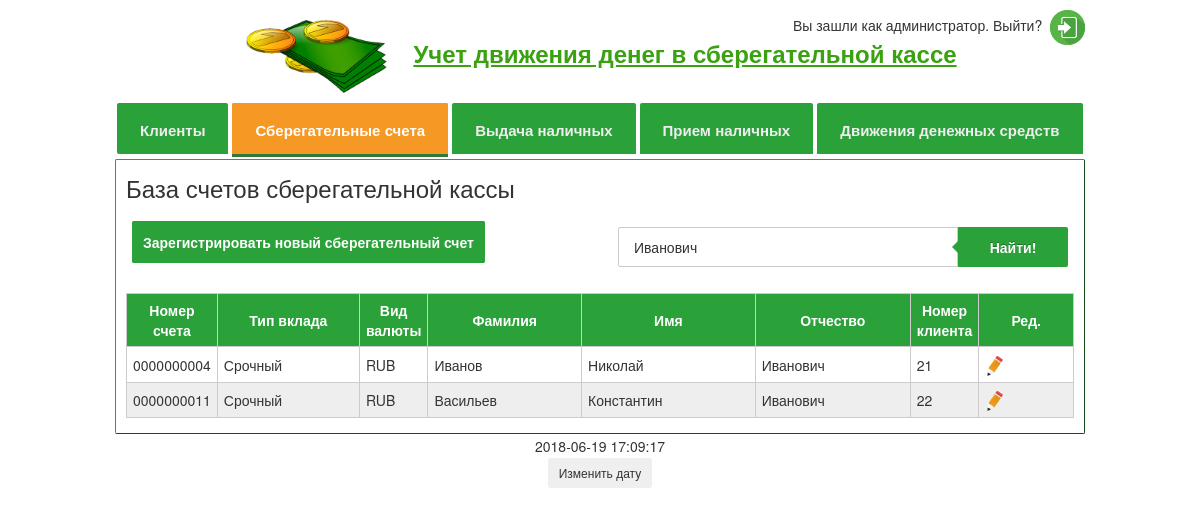
/savingsaccount.php?line=Иванович (signed in), run on the app's committed database.
### tables this page shows
CREATE TABLE IF NOT EXISTS `savingsaccount` (
  `id` int(10) unsigned NOT NULL AUTO_INCREMENT,
  `idclient` int(11) NOT NULL,
  `deposittype` varchar(255) NOT NULL,
  `moneytype` varchar(255) NOT NULL,
  PRIMARY KEY (`id`)
);

CREATE TABLE IF NOT EXISTS `clients` (
  `id` int(10) unsigned NOT NULL AUTO_INCREMENT,
  `surname` varchar(255) NOT NULL,
  `name` varchar(255) NOT NULL,
  `patronymic` varchar(255) NOT NULL,
  `floor` varchar(255) NOT NULL,
  `birthdate` date NOT NULL,
  `passportdata` text NOT NULL,
  `addressdata` text NOT NULL,
  `contactphone` varchar(255) NOT NULL,
  PRIMARY KEY (`id`)
);

### savingsaccount.php (the view, shortened to what this page needs)
<?php
	if ($_SESSION["login"] == "admin")
	{
		require_once "parts/header.php";
		echo '<div id="article" class="center_screen">';
		if (is_numeric($_GET["page"]))
		{
			echo '<h3>Редактирование сберегательного счета</h3>';
			$query     = "SELECT * FROM `savingsaccount` WHERE `id` =" . $_GET["page"];
			$query_run = mysql_query($query);
			$cont_rows = mysql_num_rows($query_run);
			if ($cont_rows > 0)
			{
				$rows = mysql_fetch_array($query_run);
				echo '<div class="spoiler">';
				echo '	<div class="title"><h3 class="title_h3"><p>Виды банковских вкладов:</p></div>';
				echo '	<div class="contents">';
				echo '		<p><strong>Вклад до востребования.</strong> По такому договору кредитная организация обязуется вернуть вложенные денежные средства в любое время по первому требованию клиента. Поскольку банк не принимает вклад на определенный период, то ставка по такому депозиту минимальная – в среднем не более 0,1-1%.</p>';
				echo '		<p><strong>Срочный вклад.</strong> Такие вклады размещаются на определенный срок, указанный в договоре. Чаще всего встречаются депозиты на один, три, шесть месяцев или один год. Для того чтобы получить полную процентную ставку необходимо продержать деньги в депозите в течение всего срока действия соглашения. В ином случае банк вернет вклад, но с существенно сниженным процентом – как правило, на уровне ставки по вкладам до востребования.</p>';
				echo '		<p><strong>Кредит</strong> — это система экономических отношений в связи с передачей от одного собственника другому во временное пользование ценностей в любой форме (товарной, денежной, нематериальной) на условиях возвратности, срочности, платности.</p>';
				echo '  </div>';
				echo ' </div>';
				echo '<div class="login-block">';
				echo '<form name="addclients" action="savingsaccount" method="post">';
				echo '	<table id="input_table">';
				echo '		<tr>';
				echo '			<td valign="baseline"><input required name="id" type="hidden" value="' . $rows['id'] . '" placeholder=""></td>';
				echo '		</tr>';
				echo '		<tr>';
				echo '			<td valign="baseline"><input required name="idclient" type="hidden" value="' . $rows['idclient'] . '" placeholder=""></td>';
				echo '		</tr>';
				echo '		<tr>';
				echo '			<td valign="baseline"><p>Клиент: </p></td>';
				echo '			<td valign="baseline"><select id="getit" onchange="checkit();" required name="idclient" type="text">';
				$query = "SELECT
									`clients`.`id`,
									`clients`.`surname`,
									`clients`.`name`,
									`clients`.`patronymic`,
									`savingsaccount`.`id`,
									`savingsaccount`.`idclient`,
									`savingsaccount`.`deposittype`,
									`savingsaccount`.`moneytype`
						FROM  `clients`
						INNER JOIN  `savingsaccount` ON  `clients`.`id` =  `savingsaccount`.`idclient`
						WHERE  `savingsaccount`.`idclient` =" . $rows["idclient"] . " AND `savingsaccount`.`id` =" . $_GET["page"];
				$query_run = mysql_query($query);
				$count_row = mysql_num_rows($query_run);
				if ($count_row <= 0)
				{
					echo '<option class="placeholder" disabled value=""><span class="temp_color">Сберегательные счета не найдены</span></option>';
				}
				else
				{
					?>
						<script type="text/javascript">
							var arrclientsid = [];
							var arrclientssurname = [];
							var arrclientsname = [];
							var arrclientspatronymic = [];
							var arrclientsfloor = [];
							var arrclientsbirthdate = [];
							var arrclientspassportdata = [];
							var arrclientsaddressdata = [];
							var arrclientscontactphone = [];
						</script>
					<?php
					for ($i = 0; $i < $count_row; $i++)
					{
						$row = mysql_fetch_array($query_run);
						?>
							<script type="text/javascript">
								arrclientsid.push(<?php           echo $row["id"];           ?>);
								arrclientssurname.push(<?php      echo $row["surnam"];       ?>);
								arrclientsname.push(<?php         echo $row["name"];         ?>);
								arrclientspatronymic.push(<?php   echo $row["patronymic"];   ?>);
								arrclientsfloor.push(<?php        echo $row["floor"];        ?>);
								arrclientsbirthdate.push(<?php    echo $row["birthdate"];    ?>);
								arrclientspassportdata.push(<?php echo $row["passportdata"]; ?>);
								arrclientsaddressdata.push(<?php  echo $row["addressdata"];  ?>);
								arrclientscontactphone.push(<?php echo $row["contactphone"];?>);
							</script>
						<?php
						echo '<option name = "idclient" value="' . $row["id"] . '">' . $row["surname"] . ' ' . $row["name"] . ' ' . $row["patronymic"] . '</option>';
					}
				}
				echo '	</select></td>';
				echo '		</tr>';
				echo '		<tr>';
				echo '			<td valign="baseline"><p>Тип вклада: </p></td>';
				if ($rows["deposittype"] == "До востребования")
					echo '		<td valign="baseline"><select required name="deposittype" type="text"><option class="placeholder" disabled value=""><span class="temp_color">Выберите тип вклада</span></option><option selected>До востребования</option><option>Срочный</option><option>Простой кредит</option></select></td>';
				if ($rows["deposittype"] == "Срочный")
					echo '		<td valign="baseline"><select required name="deposittype" type="text"><option class="placeholder" disabled value=""><span class="temp_color">Выберите тип вклада</span></option><option>До востребования</option><option selected>Срочный</option><option>Простой кредит</option></select></td>';
				if ($rows["deposittype"] == "Простой кредит")
					echo '		<td valign="baseline"><select required name="deposittype" type="text"><option class="placeholder" disabled value=""><span class="temp_color">Выберите тип вклада</span></option><option>До востребования</option><option>Срочный</option><option selected>Простой кредит</option></select></td>';
				echo '		</tr>';
				echo '		<tr>';
				echo '			<td valign="baseline"><p>Вид валюты: </p></td>';
				if ($rows["moneytype"] == "RUB")
					echo '		<td valign="baseline"><select required name="moneytype" type="text"><option class="placeholder" disabled value="' . $rows["moneytype"] . '"><span class="temp_color">Выберите вид валюты</span></option><option selected>RUB</option><option>EUR</option><option>USD</option></select></td>';
				if ($rows["moneytype"] == "EUR")
					echo '		<td valign="baseline"><select required name="moneytype" type="text"><option class="placeholder" disabled value="' . $rows["moneytype"] . '"><span class="temp_color">Выберите вид валюты</span></option><option>RUB</option><option selected>EUR</option><option>USD</option></select></td>';
				if ($rows["moneytype"] == "USD")
					echo '		<td valign="baseline"><select required name="moneytype" type="text"><option class="placeholder" disabled value="' . $rows["moneytype"] . '"><span class="temp_color">Выберите вид валюты</span></option><option>RUB</option><option>EUR</option><option selected>USD</option></select></td>';
				echo '		</tr>';
				echo '		<tr>';
				echo '			<td valign="baseline"><p>Пол: </p></td>';
				echo '			<td valign="baseline"><input id="somethingfloor" disabled required name="floor" type="text" value="" placeholder="Не выбрано"></td>';
				echo '		</tr>';
				echo '		<tr>';
				echo '			<td valign="baseline"><p>Дата рождения: </p></td>';
				echo '			<td valign="baseline"><input id="somethingbirthdate" disabled required name="datepicker" id="datepicker" type="text" value="" placeholder="Не выбрано"></td>';
				echo '		</tr>';
				echo '		<tr>';
				echo '			<td valign="baseline"><p>Паспортные данные: </p></td>';
				echo '			<td valign="baseline"><textarea id="somethingpassportdata" disabled required name="passportdata" class="textarea-field" placeholder="Не выбрано"></textarea></td>';
				echo '		</tr>';
				echo '		<tr>';
				echo '			<td valign="baseline"><p>Адрес регистрации: </p></td>';
				echo '			<td valign="baseline"><textarea id="somethingaddressdata" disabled required  name="addressdata" class="textarea-field" placeholder="Не выбрано"></textarea></td>';
				echo '		</tr>';
				echo '		<tr>';
				echo '			<td valign="baseline"><p>Контактный телефон: </p></td>';
				echo '			<td valign="baseline"><input id="somethingcontactphone" disabled required name="contactphone" type="text" value="" placeholder="Не выбрано"></td>';
				echo '		</tr>';
				echo '	</table>';
				echo '		<button name="send_update">Сохранить изменения</button>';
				echo '</form>';
				echo '</div>';
				$query     = "SELECT * FROM `clients` WHERE `id` =" . $row["idclient"];
				$query_run = mysql_query($query);
				$row       = mysql_fetch_array($query_run);
				?>
					<script type="text/javascript">
						strUser = '<?php                   echo $row["id"];           ?>';
						arrclientsfloor[0] = '<?php        echo $row["floor"];        ?>';
						arrclientsbirthdate[0] = '<?php    echo $row["birthdate"];    ?>';
						arrclientspassportdata[0] = '<?php echo $row["passportdata"]; ?>';
						arrclientsaddressdata[0] = '<?php  echo $row["addressdata"];  ?>';
						arrclientscontactphone[0] = '<?php echo $row["contactphone"]; ?>';
						var input = document.getElementById('somethingfloor');
						input.value = arrclientsfloor[0];
						var input = document.getElementById('somethingbirthdate');
						input.value = arrclientsbirthdate[0];
						var input = document.getElementById('somethingpassportdata');
						input.value = arrclientspassportdata[0];
						var input = document.getElementById('somethingaddressdata');
						input.value = arrclientsaddressdata[0];
						var input = document.getElementById('somethingcontactphone');
						input.value = arrclientscontactphone[0];
					</script>
				<?php
			}
			else
			{
				echo '<h3>Ошибка</h3>';
				echo '<p>Сберегательный счет с таким номером не найден</p>';
			}
		}
		else
		{
			echo '<h3>База счетов сберегательной кассы</h3>';
			$val = mysql_query("SELECT 1 FROM `savingsaccount` LIMIT 1");
			if ($val !== FALSE)
			{
				echo '<table style="width: 100%" id="input_table">';
				echo '	<tr>';
				echo '		<td style="width: 50%; text-align: left;">';
				echo '			<p><a href="savingsaccount?page=add" class="knopka">Зарегистрировать новый сберегательный счет</a></p>';
				echo '		</td>';
				echo '		<td style="width: 50%; text-align: right;">';
				echo '			<form class="form-wrapper cf" name="searchform" action="savingsaccount" method="get">';
				echo '				<input name="line" type="text" placeholder="Введите запрос..." value="' . $_GET['line'] . '">';
				echo '				<button type="submit" value="">Найти!</button>';
				echo '			</form>';
				echo '		</td>';
				echo '	</tr>';
				echo '</table>';
				$query     = "SELECT * FROM  `savingsaccount`";
				$query_run = mysql_query($query);
				$count_row = mysql_num_rows($query_run);
				if ($count_row <= 0)
				{
					echo '<br><p>В системе не зарегистрировано ни одного сберегательного счета.</p>';
				}
				else
				{
					if (isset($_GET["line"]) && !empty($_GET["line"]))
					{
						echo '<br>';
						$query     = "SELECT
													`clients`.`surname`,
													`clients`.`name`,
													`clients`.`patronymic`,
													`savingsaccount`.`id`,
													`savingsaccount`.`idclient`,
													`savingsaccount`.`deposittype`,
													`savingsaccount`.`moneytype`
												  FROM  `clients`
												  INNER JOIN  `savingsaccount`
													ON  `clients`.`id` =  `savingsaccount`.`idclient`
													WHERE
														 CONCAT(`surname`, ' ', `name`, ' ', `patronymic`) LIKE '%" . $_GET['line'] . "%'
														 OR CONCAT(`surname`, ' ', `patronymic`, ' ', `name`) LIKE '%" . $_GET['line'] . "%'
														 OR CONCAT(`name`, ' ', `surname`, ' ', `patronymic`) LIKE '%" . $_GET['line'] . "%'
														 OR CONCAT(`name`, ' ', `patronymic`, ' ', `surname`) LIKE '%" . $_GET['line'] . "%'
														 OR CONCAT(`patronymic`, ' ', `surname`, ' ', `name`) LIKE '%" . $_GET['line'] . "%'
														 OR CONCAT(`patronymic`, ' ', `name`, ' ', `surname`) LIKE '%" . $_GET['line'] . "%'
														 OR `idclient` LIKE '%" . $_GET['line'] . "%'
														 OR `deposittype` LIKE '%" . $_GET['line'] . "%'
														 OR `moneytype` LIKE '%" . $_GET['line'] . "%'
														";
						$query_run = mysql_query($query);
						$count_row = mysql_num_rows($query_run);
						if ($count_row > 0)
						{
							echo '<table>';
							echo '<tr>';
							echo '	<th width="4%">Номер счета</th>';
							echo '	<th width="15%">Тип вклада</th>';
							echo '	<th width="4%">Вид валюты</th>';
							echo '	<th>Фамилия</th>';
							echo '	<th>Имя</th>';
							echo '	<th>Отчество</th>';
							echo '	<th width="4%">Номер клиента</th>';
							echo '	<th width="10%">Ред.</th>';
							echo '</tr>';
							for ($i = 0; $i < $count_row; $i++)
							{
								$row = mysql_fetch_array($query_run);
								echo '<tr>';
								echo '	<td>' . str_pad($row["id"], 10, "0", STR_PAD_LEFT) . '</td>';
								echo '	<td>' . $row["deposittype"] . '</td>';
								echo '	<td>' . $row["moneytype"] . '</td>';
								echo '	<td>' . $row["surname"] . '</td>';
								echo '	<td>' . $row["name"] . '</td>';
								echo '	<td>' . $row["patronymic"] . '</td>';
								echo '	<td>' . $row["idclient"] . '</td>';
								echo '	<td><a href="savingsaccount?page=' . $row["id"] . '"><img src="images/edit.png" alt="" style="width:20px;height:20px;"></a></td>';
								echo '</tr>';
							}
						}
						else
						{
							echo '<p>По вашему запросу ничего не найдено</p>';
						}
						echo '</table>';
					}
				}
			}
		}
		echo '</div>';
		require_once "parts/footer.php";
	}
	else
	{
		?>
			<script type="text/javascript">
				location.href = "authentication";
			</script>
		<?php
	}
?>

### styles/main.css (style rules this page uses)
h3 { margin: 0; padding: 0; padding-bottom: 20px; }
.cf:before, .cf:after { content: ""; display: table; }
.cf:after { clear: both; }
.cf { zoom: 1; }
.form-wrapper { width: 100%; -moz-border-radius: 2px; -webkit-border-radius: 2px; border-radius: 2px; }
.form-wrapper input { width: 340px; height: 40px; right: 0px; margin-left: 12px; padding: 10px 15px; text-align: left; float: left; font: bold 20px; border: 0; background: #ffffff; -moz-border-radius: 2px 0 0 2px; -webkit-border-radius: 2px 0 0 2px; border-radius: 2px 0 0 2px; border: 1px solid #ccc; }
.form-wrapper button { overflow: visible; position: relative; float: right; border: 0; padding: 0; cursor: pointer; height: 40px; width: 110px; font-weight: bold; color: #ffffff; background: #2aa139; -moz-border-radius: 0 3px 3px 0; -webkit-border-radius: 0 3px 3px 0; border-radius: 0 2px 2px 0; text-shadow: 0 -1px 0 rgba(0, 0 ,0, .3); }
.form-wrapper button:before { content: ''; position: absolute; border-width: 8px 8px 8px 0; border-style: solid solid solid none; border-color: transparent #2aa139 transparent; top: 12px; left: -6px; }
#input_table tr td { border: 0px solid #ccc; background: #ffffff; }
#article table { width: 100%; border-collapse: collapse; }
#article tr:nth-of-type(2n+1) { background: #eee; }
#article th { background: #2aa139; color: #ffffff; font-weight: bold; padding: 6px; border: 1px solid #ccc; text-align: center; }
#article td { padding: 6px; padding-left: 6px; border: 1px solid #ccc; text-align: left; }
.center_screen { margin: auto; }
a.knopka { color: #ffffff; text-decoration: none; user-select: none; background: #2aa139; padding: 10px 10px 10px 10px; outline: none; width: 100%; height: 40px; background: #2aa139; box-sizing: border-box; border-radius: 2px; border: 1px solid #2aa139; color: #ffffff; font-weight: bold; outline: none; cursor: pointer; }
#article { margin: 0; padding: 0; margin-top: 6px; padding-top: 15px; padding-bottom: 15px; padding-left: 10px; padding-right: 10px; text-align: justify; border-radius: 2px; border: 1px outset #2aa139; background: #ffffff; min-height: 200px; }

### data on the page
savingsaccount: id "0000000004", deposittype "Срочный", moneytype "RUB", idclient.surname "Иванов", idclient.name "Николай", idclient.patronymic "Иванович", idclient "21"
savingsaccount: id "0000000011", deposittype "Срочный", moneytype "RUB", idclient.surname "Васильев", idclient.name "Константин", idclient.patronymic "Иванович", idclient "22"

### other printed values
$value "Клиенты"
$value "Сберегательные счета"
$value "Выдача наличных"
$value "Прием наличных"
$value "Движения денежных средств"
$date "2018-06-19"
